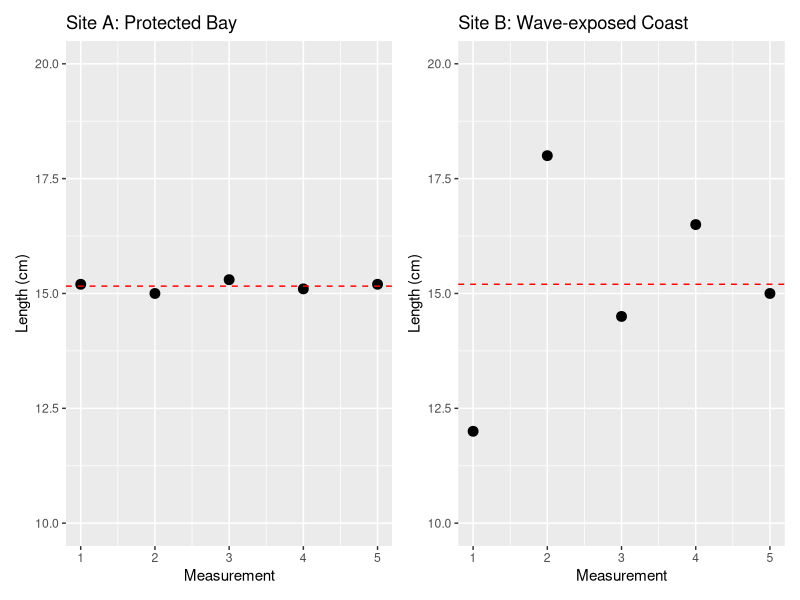

Reproduce this figure in R.
## ---- chunk 1
#| echo: true
#| code-fold: true

set.seed(258) 
population <- rnorm(1000, mean = 20, sd = 5)

# create samples
sample1 <- sample(population, size = 6)
sample2 <- sample(population, size = 6)
sample3 <- sample(population, size = 6)
## ---- chunk 2
# show samples
for (i in 1:3) {
   cat(sprintf("Sample %d: ", i), get(paste0("sample", i)), "\n")
}
## ---- chunk 3
#| code-fold: false
#| echo: true
# Our test scores
scores <- c(80, 85, 90, 95)
## ---- chunk 4
#| code-fold: false
#| echo: true

# manual calculation
(80 + 85 + 90 + 95) / 4

# Alternative way
sum(scores) / length(scores)
## ---- chunk 5
#| code-fold: false
#| echo: true
mean(scores)
## ---- chunk 6
#| code-fold: false
#| echo: true
# House prices
prices <- c(450, 1100, 480, 460, 470, 420, 1400, 450, 470)

# Find median
median(prices)
## ---- chunk 7
#| code-fold: false
#| echo: true
# Compare with mean
mean(prices)
## ---- chunk 8
#| code-fold: false
#| echo: true

if(!require("modeest")) install.packages("modeest")
library(modeest)

df <- c(1, 2, 3, 3, 4, 5, 5, 5, 6)
mlv(df, method = "mfv")  # most frequent value
## ---- chunk 9
#| code-fold: false
#| echo: true
freq_table <- table(df) # Count frequencies of each value
# Find which value(s) appear most often
modes <- as.numeric(names(freq_table[freq_table == max(freq_table)]))
modes
## ---- chunk 10
#| code-fold: false
#| echo: true
sorted_df <- sort(df) # Sort the vector first
runs <- rle(sorted_df) # Use run-length encoding to find sequences
modes <- runs$values[runs$lengths == max(runs$lengths)] # Find the value(s) with max length
modes
## ---- chunk 11
#| code-fold: false
#| echo: true
unique_vals <- factor(df) # Create a factor of unique values
counts <- tapply(df, unique_vals, length) # Count occurrences using tapply
modes <- as.numeric(names(counts[counts == max(counts)])) # Find which values have the maximum count
modes
## ---- chunk 12
# Plot seagrass lengths
library(ggplot2)
library(patchwork)

seagrass_protected <- c(15.2, 15.0, 15.3, 15.1, 15.2)
seagrass_exposed <- c(12.0, 18.0, 14.5, 16.5, 15.0)

# Create plots for both sites
p1 <- ggplot() +
   geom_point(aes(x = 1:5, y = seagrass_protected), size = 3) +
   geom_hline(yintercept = mean(seagrass_protected), linetype = "dashed", color = "red") +
   labs(title = "Site A: Protected Bay", x = "Measurement", y = "Length (cm)") +
   ylim(10, 20)

p2 <- ggplot() +
   geom_point(aes(x = 1:5, y = seagrass_exposed), size = 3) +
   geom_hline(yintercept = mean(seagrass_exposed), linetype = "dashed", color = "red") +
   labs(title = "Site B: Wave-exposed Coast", x = "Measurement", y = "Length (cm)") +
   ylim(10, 20)

# Combine plots side by side
p1 + p2
## ---- chunk 13
#| code-fold: false
#| echo: true
# Create our seagrass data
seagrass_protected <- c(15.2, 15.0, 15.3, 15.1, 15.2)  # Protected bay
seagrass_exposed <- c(12.0, 18.0, 14.5, 16.5, 15.0)    # Wave-exposed coast

# Calculate ranges
cat("Protected bay range:", diff(range(seagrass_protected)), "cm\n")
cat("Wave-exposed range:", diff(range(seagrass_exposed)), "cm\n")
## ---- chunk 14
#| code-fold: false
#| echo: true
# Get quartiles for protected bay
quantile(seagrass_protected)
## ---- chunk 15
#| code-fold: false
#| echo: true
# Compare IQRs
pbay <- IQR(seagrass_protected)
pbay
exbay <- IQR(seagrass_exposed)
exbay
## ---- chunk 16
#| code-fold: true
#| echo: true
# Calculate variance for both sites
cat("Protected bay variance:", var(seagrass_protected), "cm²\n")
cat("Wave-exposed variance:", var(seagrass_exposed), "cm²\n")
## ---- chunk 17
#| code-fold: false
#| echo: true
# Protected bay
mean_p <- mean(seagrass_protected)
sd_p <- sd(seagrass_protected)
cat("Protected bay:", round(mean_p, 1), "±", round(sd_p, 2), "cm\n")

# Wave-exposed
mean_e <- mean(seagrass_exposed)
sd_e <- sd(seagrass_exposed)
cat("Wave-exposed:", round(mean_e, 1), "±", round(sd_e, 2), "cm\n")
